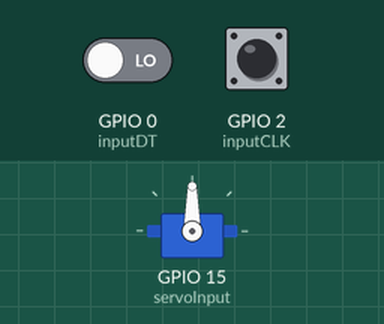
A sketch run on a simulated ESP32. Parts: servo. The inputs (shaded band) are chosen by the test bench; at power-on: GPIO 2 (inputCLK) HIGH, GPIO 0 (inputDT) LOW. What the sketch prints to the serial monitor is not drawn.

Above: at 1.2 s.
1.3 s: GPIO 2 (inputCLK) driven LOW
At 2.0 s:
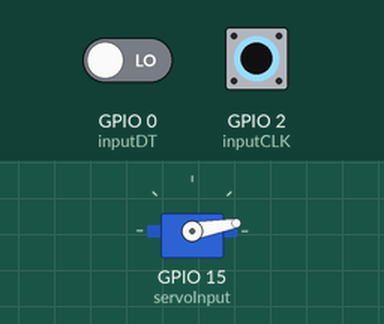
2.8 s: GPIO 2 (inputCLK) driven HIGH
At 3.1 s:
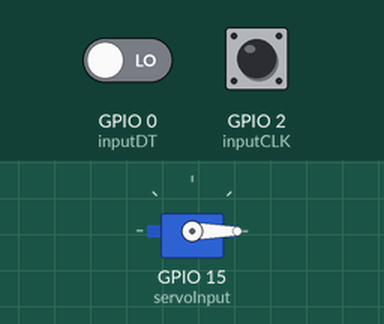
4.3 s: GPIO 2 (inputCLK) pulsed LOW 2 times (0.12 s each, 0.3 s apart)
At 4.51 s:
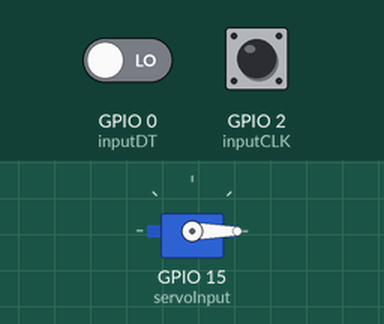
6.4 s: GPIO 2 (inputCLK) pulsed LOW 5 times (0.12 s each, 0.3 s apart)
At 8.8 s:
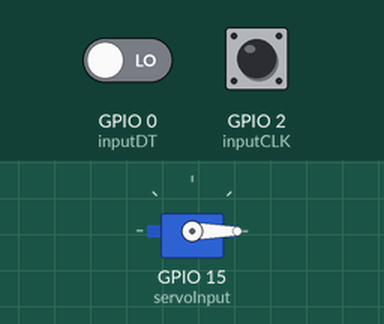
Timing chart, 0 to 10.3 s (numbered marks = the images above; inputs shaded):
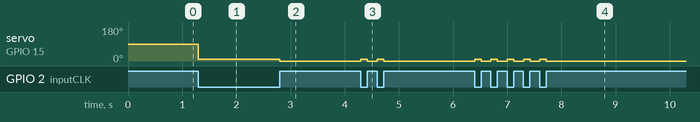

The sketch:

ESP32-RotaryEncoder-ServoMotor.ino
```cpp
// when uploading this sketch, remove the GND and V5 connection or else it's gonna error because there isn't enough power for the rotary motor and usb upload.

#include <ESP32Servo.h>

#define inputCLK 2
#define inputDT 0
#define servoInput 15

Servo myServo;

int counter = 0;
int currentCLK;
int previousCLK;

String endir = "";

void setup() {
  // put your setup code here, to run once:

  pinMode(inputCLK, INPUT);
  pinMode(inputDT, INPUT);

  Serial.begin(9600);

  myServo.attach(servoInput);
  previousCLK = digitalRead(inputCLK);
}

void loop() {
  currentCLK = digitalRead(inputCLK);

  if (currentCLK != previousCLK) {

    if (digitalRead(inputDT) != currentCLK) {
      counter = counter - 10;
      endir = "CCW";

      if(counter < 0) {
        counter = 0;
        }


    } else {
      counter = counter + 10;
      endir = "CW";

            if(counter > 180) {
        counter = 180;
        }

    }
    myServo.write(counter);
    Serial.print("Direction:   ");
    Serial.print(endir);
    Serial.print(" -- Count:");
    Serial.print(counter);


  }
    previousCLK = currentCLK;

}
```

Measured:
- after the input at 1.3 s, servo on GPIO 15 (servoInput): 90° → 10° at once
- after the input at 2.8 s, servo on GPIO 15 (servoInput): 10° → 0° at once
- after the input at 4.3 s, servo on GPIO 15 (servoInput): alternates 10° for 0.12 s and 0° for 0.18 s, 4 changes in all, then stays 0°, starting at once
- after the input at 6.4 s, servo on GPIO 15 (servoInput): alternates 10° for 0.12 s and 0° for 0.18 s, 10 changes in all, then stays 0°, starting at once
